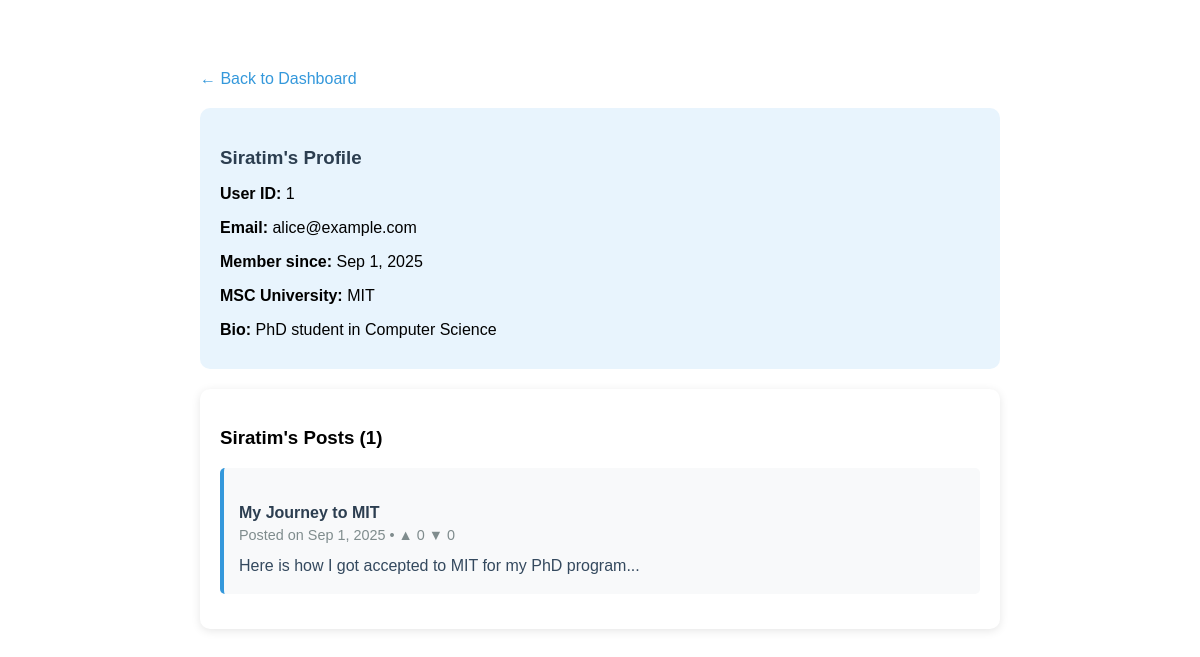
The app's page /user_profile.php?id=1, older data.
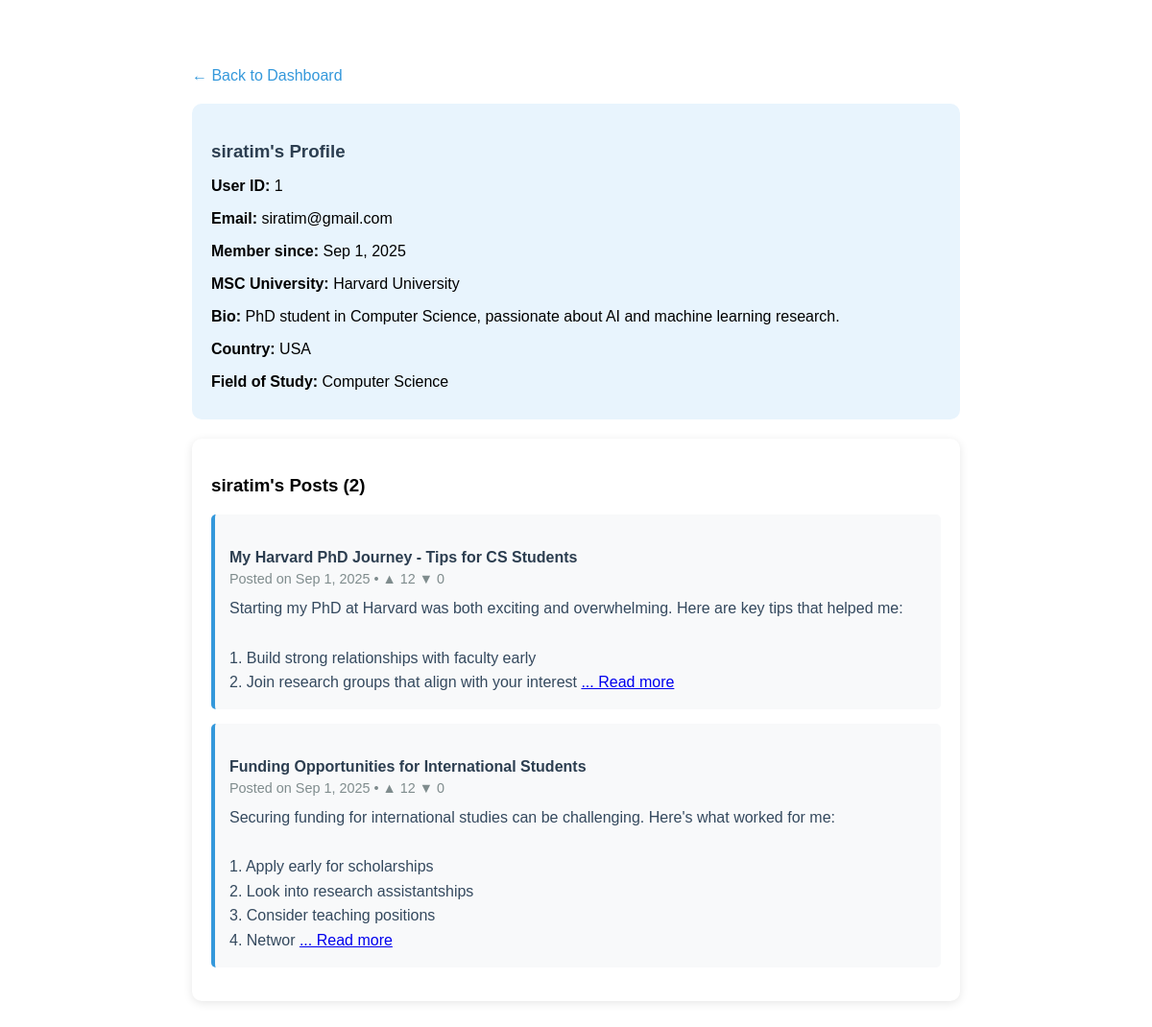
The same page, newer data.
### tables this page shows
CREATE TABLE IF NOT EXISTS users (
    User_Id INT AUTO_INCREMENT PRIMARY KEY,
    Name VARCHAR(100) NOT NULL,
    Email VARCHAR(100) UNIQUE NOT NULL,
    Password VARCHAR(100) NOT NULL,
    MSC_university VARCHAR(100),
    bio TEXT,
    cv_info TEXT,
    phone VARCHAR(20),
    country VARCHAR(50),
    field_of_study VARCHAR(100),
    Date_created TIMESTAMP DEFAULT CURRENT_TIMESTAMP
);

CREATE TABLE IF NOT EXISTS posts (
    Post_Id INT AUTO_INCREMENT PRIMARY KEY,
    User_Id INT,
    Title VARCHAR(200) NOT NULL,
    content TEXT NOT NULL,
    Date TIMESTAMP DEFAULT CURRENT_TIMESTAMP,
    upvotes INT DEFAULT 0,
    downvotes INT DEFAULT 0,
    FOREIGN KEY (User_Id) REFERENCES users(User_Id) ON DELETE CASCADE
);

### user_profile.php (the view, shortened to what this page needs)
<?php
include "db.php";
$user_id = intval($_GET['id']);
$sql = "SELECT User_Id, Name, Email, MSC_university, bio, cv_info, phone, country, field_of_study, Date_created
        FROM users WHERE User_Id = $user_id";
$result = $conn->query($sql);
$user_data = $result->fetch_assoc();
$posts_sql = "SELECT Post_Id, Title, content, Date, upvotes, downvotes
              FROM posts
              WHERE User_Id = $user_id
              ORDER BY Date DESC";
$posts_result = $conn->query($posts_sql);
?>
<!DOCTYPE html>
<html>
<head>
</head>
<body>
    <a href="index.php" class="nav-link">← Back to Dashboard</a>
    <div class="profile-info">
        <h3><?php echo htmlspecialchars($user_data['Name']); ?>'s Profile</h3>
        <p><strong>User ID:</strong> <?php echo $user_data['User_Id']; ?></p>
        <p><strong>Email:</strong> <?php echo htmlspecialchars($user_data['Email']); ?></p>
        <p><strong>Member since:</strong> <?php echo date('M j, Y', strtotime($user_data['Date_created'])); ?></p>
        <p><strong>MSC University:</strong> <?php echo htmlspecialchars($user_data['MSC_university'] ?: 'Not specified'); ?></p>
        <?php if (!empty($user_data['bio'])): ?>
            <p><strong>Bio:</strong> <?php echo nl2br(htmlspecialchars($user_data['bio'])); ?></p>
        <?php endif; ?>
        <?php if (!empty($user_data['country'])): ?>
            <p><strong>Country:</strong> <?php echo htmlspecialchars($user_data['country']); ?></p>
        <?php endif; ?>
        <?php if (!empty($user_data['field_of_study'])): ?>
            <p><strong>Field of Study:</strong> <?php echo htmlspecialchars($user_data['field_of_study']); ?></p>
        <?php endif; ?>
    </div>
    <div class="posts-section">
        <h3><?php echo htmlspecialchars($user_data['Name']); ?>'s Posts (<?php echo $posts_result->num_rows; ?>)</h3>
        <?php if ($posts_result->num_rows == 0): ?>
            <p>This user hasn't posted anything yet.</p>
        <?php else: ?>
            <?php while($post = $posts_result->fetch_assoc()): ?>
                <div class="post-item">
                    <h4 class="post-title"><?php echo htmlspecialchars($post['Title']); ?></h4>
                    <div class="post-meta">
                        Posted on <?php echo date('M j, Y', strtotime($post['Date'])); ?> •
                        ▲ <?php echo $post['upvotes']; ?> ▼ <?php echo $post['downvotes']; ?>
                    </div>
                    <div class="post-content">
                        <?php echo nl2br(htmlspecialchars(substr($post['content'], 0, 200))); ?>
                        <?php if(strlen($post['content']) > 200): ?>
                            <a href="view_post.php?id=<?php echo $post['Post_Id']; ?>">... Read more</a>
                        <?php endif; ?>
                    </div>
                </div>
            <?php endwhile; ?>
        <?php endif; ?>
    </div>
</body>
</html>

Row changes from the older to the newer data that the page shows:
changed users id 1: Name "Siratim" → "siratim"; Email "alice@example.com" → "siratim@gmail.com"; MSC_university "MIT" → "Harvard University"; bio "PhD student in Computer Science" → "PhD student in Computer Science, passionate about AI and machine learning research."; country (not shown) → "USA"; field_of_study (not shown) → "Computer Science"
changed posts: Title "My Journey to MIT" → "My Harvard PhD Journey - Tips for CS Students"; upvotes "0" → "12"; content "Here is how I got accepted to MIT for my PhD program..." → "Starting my PhD at Harvard was both exciting and overwhelming. Here are key tips that helped me: 1. Build strong relationships with faculty early 2. Join research groups that align with your interest"; now shows "... Read more"
added posts: Title "Funding Opportunities for International Students", Date "Sep 1, 2025", upvotes "12", downvotes "0", content "Securing funding for international studies can be challenging. Here's what worked for me: 1. Apply early for scholarships 2. Look into research assistantships 3. Consider teaching positions 4. Networ"
Text that changed along with them:
$posts_result->num_rows: "1" → "2"
text now shown: "Country: Field of Study:"
